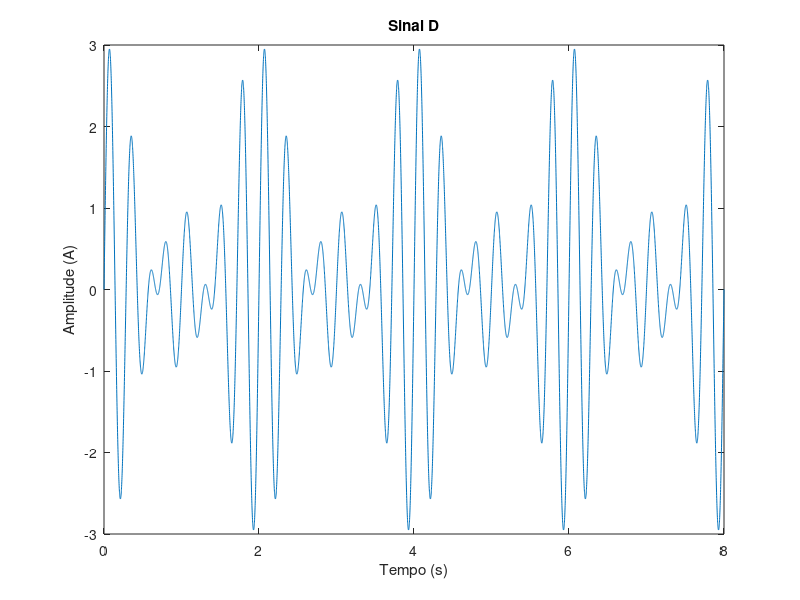

Source code (MATLAB):
%x(t)=A*sen(2pi*f0*t)    f0=frequencia    T=1/f0

ta=0.001;
f=1/2;
t=0:ta:(1/f*4);
y=sin(6*pi*t)+sin(8*pi*t)+sin(7*pi*t);
plot(t,y);
figure(1)
xlabel("Tempo (s)")
ylabel("Amplitude (A)")
title("Sinal D")